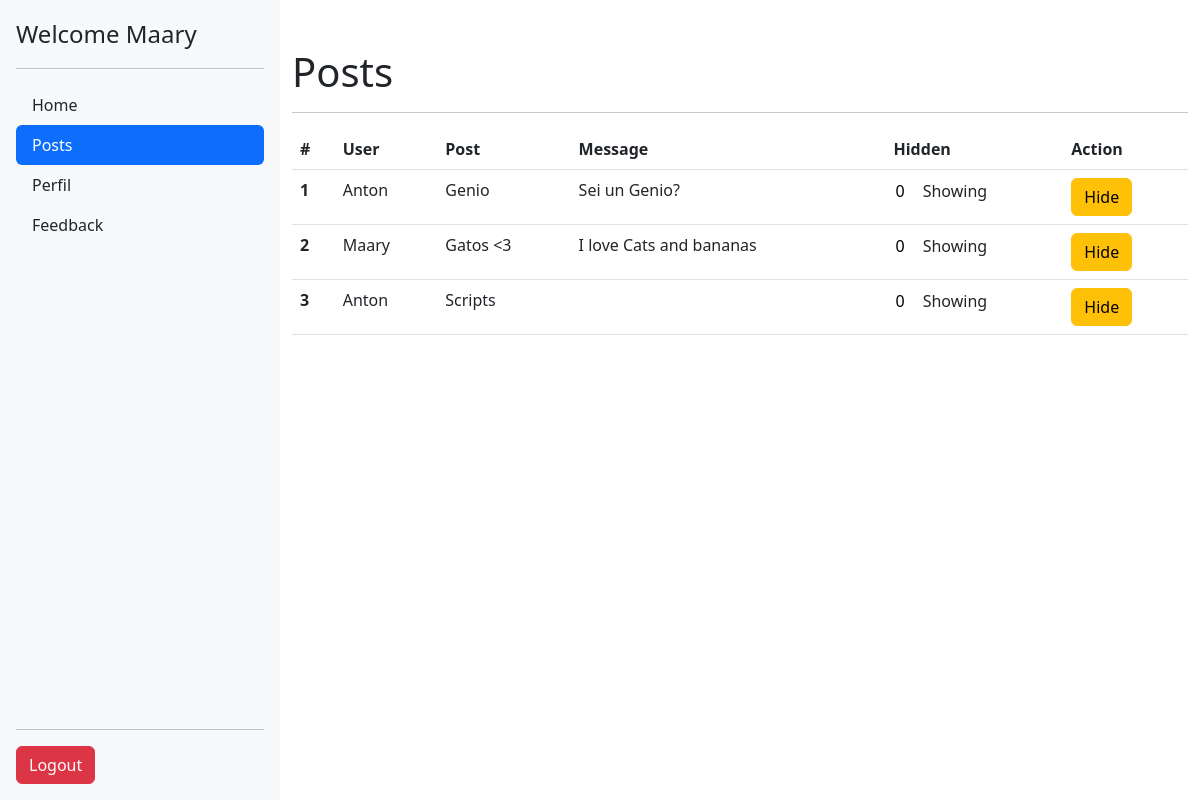
/interfaces/manager/posts.php (signed in), run on the app's committed database.
### tables this page shows
CREATE TABLE `posts` (
  `id_post` int NOT NULL AUTO_INCREMENT,
  `title` varchar(64) DEFAULT NULL,
  `description` varchar(255) DEFAULT NULL,
  `id_user` int DEFAULT NULL,
  `hide` int DEFAULT NULL,
  PRIMARY KEY (`id_post`),
  KEY `id_user` (`id_user`),
  CONSTRAINT `posts_ibfk_1` FOREIGN KEY (`id_user`) REFERENCES `users` (`id_user`)
);

CREATE TABLE `users` (
  `id_user` int NOT NULL AUTO_INCREMENT,
  `name` varchar(255) DEFAULT NULL,
  `name_user` varchar(30) DEFAULT NULL,
  `password` varchar(22) DEFAULT NULL,
  `role` varchar(14) DEFAULT NULL,
  `status` int NOT NULL,
  PRIMARY KEY (`id_user`)
);

### interfaces/manager/posts.php (the view, shortened to what this page needs)
<?php
include('../../data/conn.php');
include('../shared/head.php');
include('../shared/sidebar.php');
$sql = "SELECT posts.*, users.* from posts inner join users on posts.id_user = users.id_user;";
$res = mysqli_query($conn, $sql);
$posts = [];
if ($row = mysqli_num_rows($res) > 0) {
	while ($row = mysqli_fetch_assoc($res)) {
		array_push($posts, $row);
	}
}
?>
<div class="container mt-5">
	<h1>Posts</h1>
	<hr>
	<table class="table">
		<thead>
			<tr>
				<th scope="col">#</th>
				<th scope="col">User</th>
				<th scope="col">Post</th>
				<th scope="col">Message</th>
				<th scope="col">Hidden</th>
				<th scope="col">Action</th>
			</tr>
		</thead>
		<tbody>
			<?php foreach ($posts as $post) : ?>
				<form action="update.php" method="post">
					<tr>
						<th scope="row"><?php echo $post['id_post'] ?></th>
						<td><?php echo $post['name_user'] ?></td>
						<td><?php echo $post['title'] ?></td>
						<td><?php echo $post['description'] ?></td>
						<td>
							<input name="post_hide" class="no-border" readonly type="text" value="<?php echo $post['hide'] ?>">
							<?php if ($post['hide'] == '0') {
								echo 'Showing';
							} else {
								echo 'Hidding';
							} ?>
						</td>
						<td>
							<button name="btn_hide" type="submit" class="btn btn-warning">Hide</button>
						</td>
					</tr>
				</form>
			<?php endforeach; ?>
		</tbody>
	</table>
</div>
<?php
include('../shared/scripts.php');
?>

### interfaces/manager/posts.php (style rules this page uses)
.no-border { border: 0; width: 25px; }

### data on the page
posts: id_post "1", id_user.name_user "Anton", title "Genio", description "Sei un Genio?", post_hide "0", shows "Showing"
posts: id_post "2", id_user.name_user "Maary", title "Gatos <3", description "I love Cats and bananas", post_hide "0", shows "Showing"
posts: id_post "3", id_user.name_user "Anton", title "Scripts", post_hide "0", shows "Showing"

### other printed values
$_SESSION['user'] "Maary"
